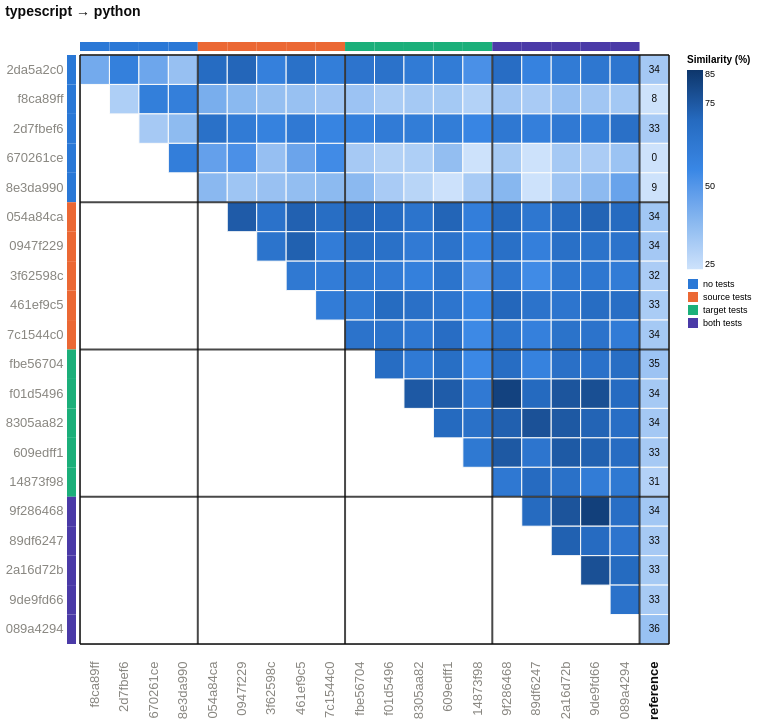

Write the Vega-Lite specification saved for this chart.
### Vega-Lite specification from a JSON file in a GitHub repository (floating-point values rounded to 4 significant figures; data arrays with more than 128 entries replaced by an {"elided": "..."} marker saying what was removed)
{"config": {"view": {"continuousWidth": 300, "continuousHeight": 300}, "axis": {"labelAngle": -45}, "axisX": {"labelAngle": -37.5}}, "layer": [{"data": {"name": "data-28cff9cad55b266df90f5dbd6c0373dc"}, "mark": {"type": "rect", "stroke": "#fcfcfb", "strokeWidth": 1}, "encoding": {"color": {"field": "similarity_pct", "legend": {"gradientLength": 199.3, "labelFontSize": 9, "titleFontSize": 10, "values": [25, 50, 75, 85]}, "scale": {"clamp": true, "domain": [25, 85], "range": ["#cde2fb", "#86b6ef", "#3987e5", "#256abf", "#0d366b"]}, "title": "Similarity (%)", "type": "quantitative"}, "x": {"axis": {"domain": false, "labelAngle": -90, "labelColor": {"expr": "datum.label === 'reference' ? '#0b0b0b' : '#898781'"}, "labelFontSize": 13, "labelFontWeight": {"expr": "datum.label === 'reference' ? 'bold' : 'normal'"}, "labelPadding": 17, "ticks": false}, "field": "port_a", "scale": {"domain": ["f8ca89ff", "2d7fbef6", "670261ce", "8e3da990", "054a84ca", "0947f229", "3f62598c", "461ef9c5", "7c1544c0", "fbe56704", "f01d5496", "8305aa82", "609edff1", "14873f98", "9f286468", "89df6247", "2a16d72b", "9de9fd66", "089a4294", "reference"]}, "title": null, "type": "nominal"}, "y": {"axis": {"domain": false, "labelColor": {"expr": "datum.label === 'reference' ? '#0b0b0b' : '#898781'"}, "labelFontSize": 13, "labelFontWeight": {"expr": "datum.label === 'reference' ? 'bold' : 'normal'"}, "labelPadding": 17, "ticks": false, "labelAngle": 0}, "field": "port_b", "scale": {"domain": ["2da5a2c0", "f8ca89ff", "2d7fbef6", "670261ce", "8e3da990", "054a84ca", "0947f229", "3f62598c", "461ef9c5", "7c1544c0", "fbe56704", "f01d5496", "8305aa82", "609edff1", "14873f98", "9f286468", "89df6247", "2a16d72b", "9de9fd66", "089a4294"]}, "title": null, "type": "nominal"}}}, {"data": {"name": "data-b54169bf2733b36630cb46e162e60ef2"}, "mark": {"type": "rect"}, "encoding": {"color": {"field": "condition", "legend": {"labelFontSize": 9, "symbolType": "square", "title": null}, "scale": {"domain": ["no tests", "source tests", "target tests", "both tests"], "range": ["#2a78d6", "#eb6834", "#1baf7a", "#4a3aa7"]}, "type": "nominal"}, "x": {"axis": {"domain": false, "labelAngle": -90, "labelColor": {"expr": "datum.label === 'reference' ? '#0b0b0b' : '#898781'"}, "labelFontSize": 13, "labelFontWeight": {"expr": "datum.label === 'reference' ? 'bold' : 'normal'"}, "labelPadding": 17, "ticks": false}, "field": "port", "scale": {"domain": ["f8ca89ff", "2d7fbef6", "670261ce", "8e3da990", "054a84ca", "0947f229", "3f62598c", "461ef9c5", "7c1544c0", "fbe56704", "f01d5496", "8305aa82", "609edff1", "14873f98", "9f286468", "89df6247", "2a16d72b", "9de9fd66", "089a4294", "reference"]}, "title": null, "type": "nominal"}, "y": {"value": -13}, "y2": {"value": -4}}}, {"data": {"name": "data-936e38fabab3f05ddd28d48856a734ac"}, "mark": {"type": "rect"}, "encoding": {"color": {"field": "condition", "legend": null, "scale": {"domain": ["no tests", "source tests", "target tests", "both tests"], "range": ["#2a78d6", "#eb6834", "#1baf7a", "#4a3aa7"]}, "type": "nominal"}, "x": {"value": -13}, "x2": {"value": -4}, "y": {"axis": {"domain": false, "labelColor": {"expr": "datum.label === 'reference' ? '#0b0b0b' : '#898781'"}, "labelFontSize": 13, "labelFontWeight": {"expr": "datum.label === 'reference' ? 'bold' : 'normal'"}, "labelPadding": 17, "ticks": false, "labelAngle": 0}, "field": "port", "scale": {"domain": ["2da5a2c0", "f8ca89ff", "2d7fbef6", "670261ce", "8e3da990", "054a84ca", "0947f229", "3f62598c", "461ef9c5", "7c1544c0", "fbe56704", "f01d5496", "8305aa82", "609edff1", "14873f98", "9f286468", "89df6247", "2a16d72b", "9de9fd66", "089a4294"]}, "title": null, "type": "nominal"}}}, {"data": {"name": "data-10ad6df9fceeb8fb68299975e174b3b0"}, "mark": {"type": "text", "color": "#0b0b0b", "fontSize": 10}, "encoding": {"text": {"field": "similarity_pct", "format": ".0f", "type": "quantitative"}, "x": {"axis": {"domain": false, "labelAngle": -90, "labelColor": {"expr": "datum.label === 'reference' ? '#0b0b0b' : '#898781'"}, "labelFontSize": 13, "labelFontWeight": {"expr": "datum.label === 'reference' ? 'bold' : 'normal'"}, "labelPadding": 17, "ticks": false}, "field": "port_a", "scale": {"domain": ["f8ca89ff", "2d7fbef6", "670261ce", "8e3da990", "054a84ca", "0947f229", "3f62598c", "461ef9c5", "7c1544c0", "fbe56704", "f01d5496", "8305aa82", "609edff1", "14873f98", "9f286468", "89df6247", "2a16d72b", "9de9fd66", "089a4294", "reference"]}, "title": null, "type": "nominal"}, "y": {"axis": {"domain": false, "labelColor": {"expr": "datum.label === 'reference' ? '#0b0b0b' : '#898781'"}, "labelFontSize": 13, "labelFontWeight": {"expr": "datum.label === 'reference' ? 'bold' : 'normal'"}, "labelPadding": 17, "ticks": false, "labelAngle": 0}, "field": "port_b", "scale": {"domain": ["2da5a2c0", "f8ca89ff", "2d7fbef6", "670261ce", "8e3da990", "054a84ca", "0947f229", "3f62598c", "461ef9c5", "7c1544c0", "fbe56704", "f01d5496", "8305aa82", "609edff1", "14873f98", "9f286468", "89df6247", "2a16d72b", "9de9fd66", "089a4294"]}, "title": null, "type": "nominal"}}}, {"data": {"name": "data-1f38d9b551839578f5e3e43064192fd3"}, "mark": {"type": "rule", "color": "#0b0b0b", "opacity": 0.75, "strokeWidth": 2}, "encoding": {"x": {"bandPosition": 0, "field": "port", "scale": {"domain": ["f8ca89ff", "2d7fbef6", "670261ce", "8e3da990", "054a84ca", "0947f229", "3f62598c", "461ef9c5", "7c1544c0", "fbe56704", "f01d5496", "8305aa82", "609edff1", "14873f98", "9f286468", "89df6247", "2a16d72b", "9de9fd66", "089a4294", "reference"]}, "type": "nominal"}}}, {"data": {"name": "data-0095387c21554dc7fd58c9569b886ec5"}, "mark": {"type": "rule", "color": "#0b0b0b", "opacity": 0.75, "strokeWidth": 2}, "encoding": {"y": {"bandPosition": 0, "field": "port", "scale": {"domain": ["2da5a2c0", "f8ca89ff", "2d7fbef6", "670261ce", "8e3da990", "054a84ca", "0947f229", "3f62598c", "461ef9c5", "7c1544c0", "fbe56704", "f01d5496", "8305aa82", "609edff1", "14873f98", "9f286468", "89df6247", "2a16d72b", "9de9fd66", "089a4294"]}, "type": "nominal"}}}, {"data": {"name": "data-419c3610764c394fccfb17419b5b63cb"}, "mark": {"type": "rule", "color": "#0b0b0b", "opacity": 0.75, "strokeWidth": 2}, "encoding": {"x": {"bandPosition": 1, "field": "port", "scale": {"domain": ["f8ca89ff", "2d7fbef6", "670261ce", "8e3da990", "054a84ca", "0947f229", "3f62598c", "461ef9c5", "7c1544c0", "fbe56704", "f01d5496", "8305aa82", "609edff1", "14873f98", "9f286468", "89df6247", "2a16d72b", "9de9fd66", "089a4294", "reference"]}, "type": "nominal"}}}, {"data": {"name": "data-68824a9eae53c11850caebba91dbb0e8"}, "mark": {"type": "rule", "color": "#0b0b0b", "opacity": 0.75, "strokeWidth": 2}, "encoding": {"y": {"bandPosition": 1, "field": "port", "scale": {"domain": ["2da5a2c0", "f8ca89ff", "2d7fbef6", "670261ce", "8e3da990", "054a84ca", "0947f229", "3f62598c", "461ef9c5", "7c1544c0", "fbe56704", "f01d5496", "8305aa82", "609edff1", "14873f98", "9f286468", "89df6247", "2a16d72b", "9de9fd66", "089a4294"]}, "type": "nominal"}}}], "height": 589.0, "resolve": {"scale": {"color": "independent"}}, "title": {"text": "typescript → python", "anchor": "start", "color": "#0b0b0b", "fontSize": 14, "offset": 23, "subtitleFontSize": 10}, "width": 589.0, "$schema": "https://vega.github.io/schema/vega-lite/v6.4.1.json", "datasets": {"data-28cff9cad55b266df90f5dbd6c0373dc": {"elided": "210 records"}, "data-b54169bf2733b36630cb46e162e60ef2": [{"port": "f8ca89ff", "condition": "no tests"}, {"port": "2d7fbef6", "condition": "no tests"}, {"port": "670261ce", "condition": "no tests"}, {"port": "8e3da990", "condition": "no tests"}, {"port": "054a84ca", "condition": "source tests"}, {"port": "0947f229", "condition": "source tests"}, {"port": "3f62598c", "condition": "source tests"}, {"port": "461ef9c5", "condition": "source tests"}, {"port": "7c1544c0", "condition": "source tests"}, {"port": "fbe56704", "condition": "target tests"}, {"port": "f01d5496", "condition": "target tests"}, {"port": "8305aa82", "condition": "target tests"}, {"port": "609edff1", "condition": "target tests"}, {"port": "14873f98", "condition": "target tests"}, {"port": "9f286468", "condition": "both tests"}, {"port": "89df6247", "condition": "both tests"}, {"port": "2a16d72b", "condition": "both tests"}, {"port": "9de9fd66", "condition": "both tests"}, {"port": "089a4294", "condition": "both tests"}], "data-936e38fabab3f05ddd28d48856a734ac": [{"port": "2da5a2c0", "condition": "no tests"}, {"port": "f8ca89ff", "condition": "no tests"}, {"port": "2d7fbef6", "condition": "no tests"}, {"port": "670261ce", "condition": "no tests"}, {"port": "8e3da990", "condition": "no tests"}, {"port": "054a84ca", "condition": "source tests"}, {"port": "0947f229", "condition": "source tests"}, {"port": "3f62598c", "condition": "source tests"}, {"port": "461ef9c5", "condition": "source tests"}, {"port": "7c1544c0", "condition": "source tests"}, {"port": "fbe56704", "condition": "target tests"}, {"port": "f01d5496", "condition": "target tests"}, {"port": "8305aa82", "condition": "target tests"}, {"port": "609edff1", "condition": "target tests"}, {"port": "14873f98", "condition": "target tests"}, {"port": "9f286468", "condition": "both tests"}, {"port": "89df6247", "condition": "both tests"}, {"port": "2a16d72b", "condition": "both tests"}, {"port": "9de9fd66", "condition": "both tests"}, {"port": "089a4294", "condition": "both tests"}], "data-10ad6df9fceeb8fb68299975e174b3b0": [{"port_a": "reference", "port_b": "2da5a2c0", "condition_a": "reference", "condition_b": "no tests", "half": "colour", "similarity_pct": 33.72}, {"port_a": "reference", "port_b": "f8ca89ff", "condition_a": "reference", "condition_b": "no tests", "half": "colour", "similarity_pct": 7.509}, {"port_a": "reference", "port_b": "2d7fbef6", "condition_a": "reference", "condition_b": "no tests", "half": "colour", "similarity_pct": 32.69}, {"port_a": "reference", "port_b": "670261ce", "condition_a": "reference", "condition_b": "no tests", "half": "colour", "similarity_pct": 0.0}, {"port_a": "reference", "port_b": "8e3da990", "condition_a": "reference", "condition_b": "no tests", "half": "colour", "similarity_pct": 9.066}, {"port_a": "reference", "port_b": "054a84ca", "condition_a": "reference", "condition_b": "source tests", "half": "colour", "similarity_pct": 34.3}, {"port_a": "reference", "port_b": "0947f229", "condition_a": "reference", "condition_b": "source tests", "half": "colour", "similarity_pct": 33.8}, {"port_a": "reference", "port_b": "3f62598c", "condition_a": "reference", "condition_b": "source tests", "half": "colour", "similarity_pct": 32.35}, {"port_a": "reference", "port_b": "461ef9c5", "condition_a": "reference", "condition_b": "source tests", "half": "colour", "similarity_pct": 32.58}, {"port_a": "reference", "port_b": "7c1544c0", "condition_a": "reference", "condition_b": "source tests", "half": "colour", "similarity_pct": 33.54}, {"port_a": "reference", "port_b": "fbe56704", "condition_a": "reference", "condition_b": "target tests", "half": "colour", "similarity_pct": 35.42}, {"port_a": "reference", "port_b": "f01d5496", "condition_a": "reference", "condition_b": "target tests", "half": "colour", "similarity_pct": 33.62}, {"port_a": "reference", "port_b": "8305aa82", "condition_a": "reference", "condition_b": "target tests", "half": "colour", "similarity_pct": 33.68}, {"port_a": "reference", "port_b": "609edff1", "condition_a": "reference", "condition_b": "target tests", "half": "colour", "similarity_pct": 33.43}, {"port_a": "reference", "port_b": "14873f98", "condition_a": "reference", "condition_b": "target tests", "half": "colour", "similarity_pct": 30.62}, {"port_a": "reference", "port_b": "9f286468", "condition_a": "reference", "condition_b": "both tests", "half": "colour", "similarity_pct": 34.25}, {"port_a": "reference", "port_b": "89df6247", "condition_a": "reference", "condition_b": "both tests", "half": "colour", "similarity_pct": 33.37}, {"port_a": "reference", "port_b": "2a16d72b", "condition_a": "reference", "condition_b": "both tests", "half": "colour", "similarity_pct": 33.22}, {"port_a": "reference", "port_b": "9de9fd66", "condition_a": "reference", "condition_b": "both tests", "half": "colour", "similarity_pct": 33.2}, {"port_a": "reference", "port_b": "089a4294", "condition_a": "reference", "condition_b": "both tests", "half": "colour", "similarity_pct": 36.28}], "data-1f38d9b551839578f5e3e43064192fd3": [{"port": "f8ca89ff", "condition": "no tests"}, {"port": "054a84ca", "condition": "source tests"}, {"port": "fbe56704", "condition": "target tests"}, {"port": "9f286468", "condition": "both tests"}, {"port": "reference", "condition": "reference"}], "data-0095387c21554dc7fd58c9569b886ec5": [{"port": "2da5a2c0", "condition": "no tests"}, {"port": "054a84ca", "condition": "source tests"}, {"port": "fbe56704", "condition": "target tests"}, {"port": "9f286468", "condition": "both tests"}], "data-419c3610764c394fccfb17419b5b63cb": [{"port": "reference"}], "data-68824a9eae53c11850caebba91dbb0e8": [{"port": "089a4294"}]}}
